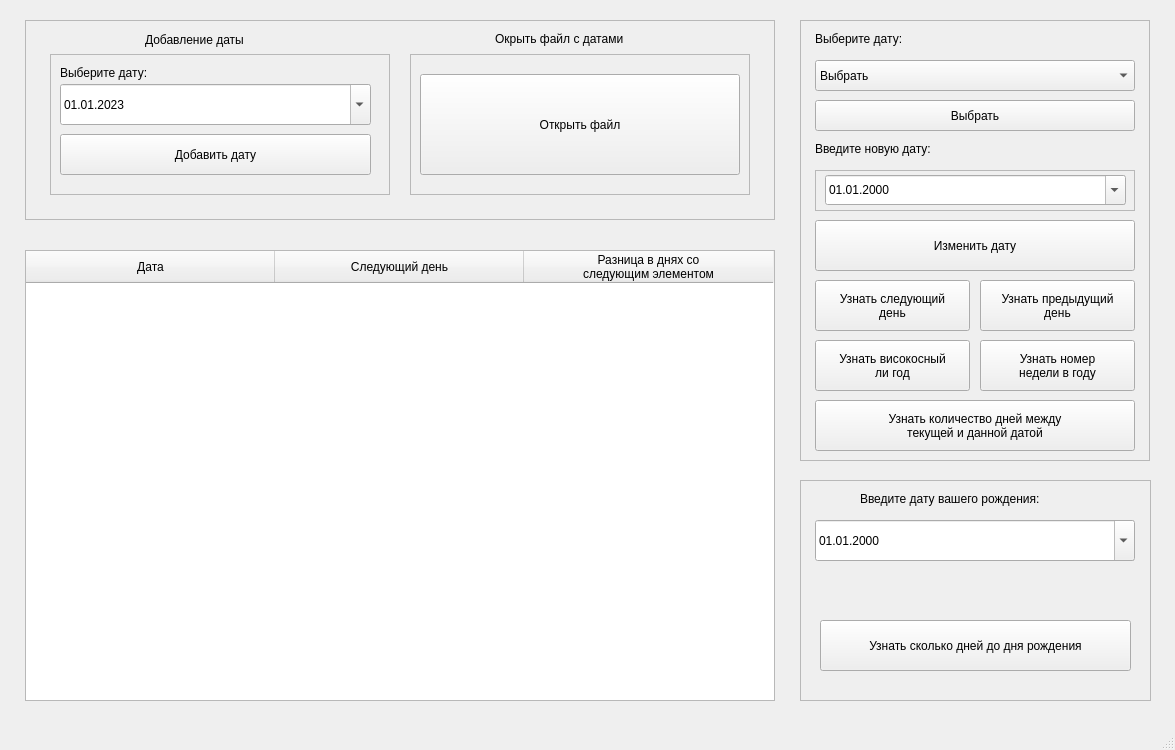
<?xml version="1.0" encoding="UTF-8"?>
<ui version="4.0">
 <class>MainWindow</class>
 <widget class="QMainWindow" name="MainWindow">
  <property name="geometry">
   <rect>
    <x>0</x>
    <y>0</y>
    <width>1175</width>
    <height>750</height>
   </rect>
  </property>
  <property name="minimumSize">
   <size>
    <width>1175</width>
    <height>750</height>
   </size>
  </property>
  <property name="maximumSize">
   <size>
    <width>1175</width>
    <height>750</height>
   </size>
  </property>
  <property name="windowTitle">
   <string>MainWindow</string>
  </property>
  <widget class="QWidget" name="centralwidget">
   <widget class="QTableWidget" name="tableWidget">
    <property name="geometry">
     <rect>
      <x>25</x>
      <y>250</y>
      <width>750</width>
      <height>451</height>
     </rect>
    </property>
    <attribute name="horizontalHeaderDefaultSectionSize">
     <number>249</number>
    </attribute>
    <column>
     <property name="text">
      <string>Дата</string>
     </property>
    </column>
    <column>
     <property name="text">
      <string>Следующий день</string>
     </property>
    </column>
    <column>
     <property name="text">
      <string>Разница в днях со
следующим элементом</string>
     </property>
    </column>
   </widget>
   <widget class="QFrame" name="workWithDates">
    <property name="geometry">
     <rect>
      <x>25</x>
      <y>20</y>
      <width>750</width>
      <height>200</height>
     </rect>
    </property>
    <property name="frameShape">
     <enum>QFrame::StyledPanel</enum>
    </property>
    <property name="frameShadow">
     <enum>QFrame::Raised</enum>
    </property>
    <widget class="QFrame" name="frame">
     <property name="geometry">
      <rect>
       <x>25</x>
       <y>34</y>
       <width>340</width>
       <height>141</height>
      </rect>
     </property>
     <property name="frameShape">
      <enum>QFrame::StyledPanel</enum>
     </property>
     <property name="frameShadow">
      <enum>QFrame::Raised</enum>
     </property>
     <widget class="QLabel" name="label_4">
      <property name="geometry">
       <rect>
        <x>10</x>
        <y>10</y>
        <width>111</width>
        <height>17</height>
       </rect>
      </property>
      <property name="text">
       <string>Выберите дату:</string>
      </property>
     </widget>
     <widget class="QDateEdit" name="dateEdit">
      <property name="geometry">
       <rect>
        <x>10</x>
        <y>30</y>
        <width>311</width>
        <height>41</height>
       </rect>
      </property>
      <property name="dateTime">
       <datetime>
        <hour>0</hour>
        <minute>0</minute>
        <second>0</second>
        <year>2023</year>
        <month>1</month>
        <day>1</day>
       </datetime>
      </property>
      <property name="displayFormat">
       <string>dd.MM.yyyy</string>
      </property>
      <property name="calendarPopup">
       <bool>true</bool>
      </property>
     </widget>
     <widget class="QPushButton" name="addDat_button">
      <property name="geometry">
       <rect>
        <x>10</x>
        <y>80</y>
        <width>311</width>
        <height>41</height>
       </rect>
      </property>
      <property name="text">
       <string>Добавить дату</string>
      </property>
     </widget>
    </widget>
    <widget class="QFrame" name="frame_3">
     <property name="geometry">
      <rect>
       <x>385</x>
       <y>34</y>
       <width>340</width>
       <height>141</height>
      </rect>
     </property>
     <property name="frameShape">
      <enum>QFrame::StyledPanel</enum>
     </property>
     <property name="frameShadow">
      <enum>QFrame::Raised</enum>
     </property>
     <widget class="QPushButton" name="openFileButton">
      <property name="geometry">
       <rect>
        <x>10</x>
        <y>20</y>
        <width>320</width>
        <height>101</height>
       </rect>
      </property>
      <property name="text">
       <string>Открыть файл</string>
      </property>
     </widget>
    </widget>
    <widget class="QLabel" name="label">
     <property name="geometry">
      <rect>
       <x>120</x>
       <y>10</y>
       <width>131</width>
       <height>20</height>
      </rect>
     </property>
     <property name="text">
      <string>Добавление даты</string>
     </property>
    </widget>
    <widget class="QLabel" name="label_3">
     <property name="geometry">
      <rect>
       <x>470</x>
       <y>10</y>
       <width>191</width>
       <height>17</height>
      </rect>
     </property>
     <property name="text">
      <string>Окрыть файл c датами</string>
     </property>
    </widget>
   </widget>
   <widget class="QFrame" name="frame_4">
    <property name="geometry">
     <rect>
      <x>800</x>
      <y>20</y>
      <width>350</width>
      <height>441</height>
     </rect>
    </property>
    <property name="frameShape">
     <enum>QFrame::StyledPanel</enum>
    </property>
    <property name="frameShadow">
     <enum>QFrame::Raised</enum>
    </property>
    <widget class="QPushButton" name="SelectDate_button">
     <property name="geometry">
      <rect>
       <x>15</x>
       <y>80</y>
       <width>320</width>
       <height>31</height>
      </rect>
     </property>
     <property name="text">
      <string>Выбрать</string>
     </property>
    </widget>
    <widget class="QLabel" name="label_2">
     <property name="geometry">
      <rect>
       <x>15</x>
       <y>10</y>
       <width>181</width>
       <height>17</height>
      </rect>
     </property>
     <property name="text">
      <string>Выберите дату:</string>
     </property>
    </widget>
    <widget class="QComboBox" name="Date_ComboBox">
     <property name="geometry">
      <rect>
       <x>15</x>
       <y>40</y>
       <width>320</width>
       <height>31</height>
      </rect>
     </property>
     <item>
      <property name="text">
       <string>Выбрать</string>
      </property>
     </item>
    </widget>
    <widget class="QPushButton" name="changeDate_button">
     <property name="geometry">
      <rect>
       <x>15</x>
       <y>200</y>
       <width>320</width>
       <height>51</height>
      </rect>
     </property>
     <property name="text">
      <string>Изменить дату</string>
     </property>
    </widget>
    <widget class="QPushButton" name="nextDay_button">
     <property name="geometry">
      <rect>
       <x>15</x>
       <y>260</y>
       <width>155</width>
       <height>51</height>
      </rect>
     </property>
     <property name="text">
      <string>Узнать следующий 
день</string>
     </property>
    </widget>
    <widget class="QFrame" name="frame_5">
     <property name="geometry">
      <rect>
       <x>15</x>
       <y>150</y>
       <width>320</width>
       <height>41</height>
      </rect>
     </property>
     <property name="frameShape">
      <enum>QFrame::StyledPanel</enum>
     </property>
     <property name="frameShadow">
      <enum>QFrame::Raised</enum>
     </property>
     <widget class="QLabel" name="selectedDate_label">
      <property name="geometry">
       <rect>
        <x>100</x>
        <y>10</y>
        <width>291</width>
        <height>17</height>
       </rect>
      </property>
      <property name="text">
       <string>Дата не выбрана</string>
      </property>
     </widget>
     <widget class="QDateEdit" name="selectedDate_DateEdit">
      <property name="geometry">
       <rect>
        <x>10</x>
        <y>5</y>
        <width>301</width>
        <height>30</height>
       </rect>
      </property>
      <property name="displayFormat">
       <string>dd.MM.yyyy</string>
      </property>
      <property name="calendarPopup">
       <bool>true</bool>
      </property>
     </widget>
    </widget>
    <widget class="QPushButton" name="prevDay_button">
     <property name="geometry">
      <rect>
       <x>180</x>
       <y>260</y>
       <width>155</width>
       <height>51</height>
      </rect>
     </property>
     <property name="text">
      <string>Узнать предыдущий
день</string>
     </property>
    </widget>
    <widget class="QPushButton" name="isLeap_button">
     <property name="geometry">
      <rect>
       <x>15</x>
       <y>320</y>
       <width>155</width>
       <height>51</height>
      </rect>
     </property>
     <property name="text">
      <string>Узнать високосный 
ли год</string>
     </property>
    </widget>
    <widget class="QPushButton" name="WeekNum_button">
     <property name="geometry">
      <rect>
       <x>180</x>
       <y>320</y>
       <width>155</width>
       <height>51</height>
      </rect>
     </property>
     <property name="text">
      <string>Узнать номер 
недели в году</string>
     </property>
    </widget>
    <widget class="QPushButton" name="Duration_button">
     <property name="geometry">
      <rect>
       <x>15</x>
       <y>380</y>
       <width>320</width>
       <height>51</height>
      </rect>
     </property>
     <property name="text">
      <string>Узнать количество дней между 
текущей и данной датой</string>
     </property>
    </widget>
    <widget class="QLabel" name="label_5">
     <property name="geometry">
      <rect>
       <x>15</x>
       <y>120</y>
       <width>311</width>
       <height>17</height>
      </rect>
     </property>
     <property name="text">
      <string>Введите новую дату: </string>
     </property>
    </widget>
   </widget>
   <widget class="QFrame" name="frame_2">
    <property name="geometry">
     <rect>
      <x>800</x>
      <y>480</y>
      <width>351</width>
      <height>221</height>
     </rect>
    </property>
    <property name="frameShape">
     <enum>QFrame::StyledPanel</enum>
    </property>
    <property name="frameShadow">
     <enum>QFrame::Raised</enum>
    </property>
    <widget class="QLabel" name="label_6">
     <property name="geometry">
      <rect>
       <x>60</x>
       <y>10</y>
       <width>241</width>
       <height>17</height>
      </rect>
     </property>
     <property name="text">
      <string>Введите дату вашего рождения:</string>
     </property>
    </widget>
    <widget class="QDateEdit" name="BDay_Date">
     <property name="geometry">
      <rect>
       <x>15</x>
       <y>40</y>
       <width>320</width>
       <height>41</height>
      </rect>
     </property>
     <property name="displayFormat">
      <string>dd.MM.yyyy</string>
     </property>
     <property name="calendarPopup">
      <bool>true</bool>
     </property>
    </widget>
    <widget class="QLabel" name="BDay_label">
     <property name="geometry">
      <rect>
       <x>20</x>
       <y>100</y>
       <width>311</width>
       <height>17</height>
      </rect>
     </property>
     <property name="text">
      <string/>
     </property>
    </widget>
    <widget class="QPushButton" name="BDay_button">
     <property name="geometry">
      <rect>
       <x>20</x>
       <y>140</y>
       <width>311</width>
       <height>51</height>
      </rect>
     </property>
     <property name="text">
      <string>Узнать сколько дней до дня рождения</string>
     </property>
    </widget>
   </widget>
  </widget>
  <widget class="QMenuBar" name="menubar">
   <property name="geometry">
    <rect>
     <x>0</x>
     <y>0</y>
     <width>1175</width>
     <height>22</height>
    </rect>
   </property>
  </widget>
  <widget class="QStatusBar" name="statusbar"/>
 </widget>
 <resources/>
 <connections/>
</ui>
